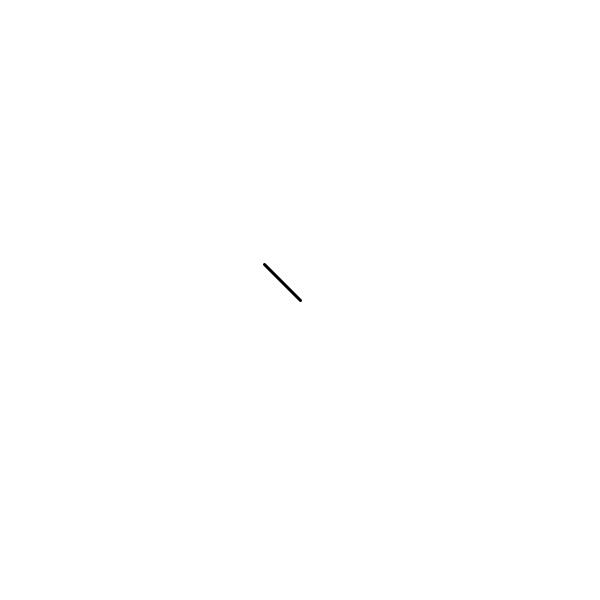
Frame 1 (no input)
Frame 60 (the mouse pressed at the canvas centre just before this capture): identical to frame 1, image omitted
Frame 120 (the mouse held since frame 60 and released just before this capture): blank canvas, image omitted

The Processing sketch that drew this single still picture (run headless with seeded random() and noise(); from frame 60 on, the mouse is pressed at the canvas centre):

// Processing sketch: vl4_06_normalizing
// ── vl4_06_normalizing.pde
// Normalisieren. Etwas auf einen Standard bringen
// Im Falle von Vektoren ist das eine Länge / Größe (Magnitude) von 1.
// oder auch der Einheitsvektor

// Hatten wir vorher einen Vektor mit der Länge 10, ist er nun nur noch 1 "groß"
// Wir haben also unseren Vektor auf 1 normalisiert und um 50 multipliziert.

void setup() {
  size(600,600);
  strokeWeight(3);
}
 
void draw() {
  background(255);
  PVector mouse  = new PVector(mouseX,mouseY);
  PVector center = new PVector(width/2,height/2);

  mouse.sub(center);
  
  mouse.normalize();
  mouse.mult(50);

  translate(width/2,height/2);
  line(0,0,mouse.x,mouse.y);
}
